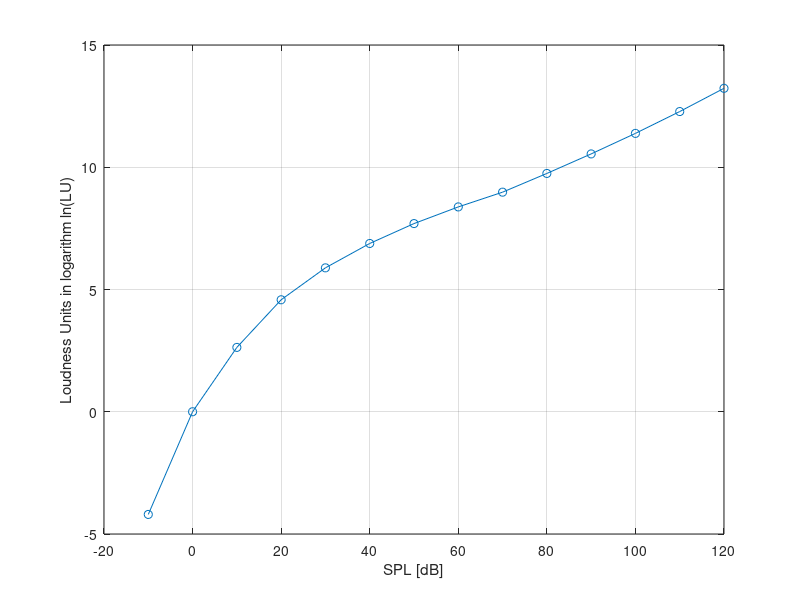

MATLAB code to generate this figure:
function [LU1 SPL1] = spl2lu(SPL1)
% function [LU1 SPL1] = spl2lu(SPL1)
%
% 1. Description:
%       Converts SPL into loudness units LU, according to Fletcher1933
% 
% 2. Additional info:
%       Tested cross-platform: No
%
% 3. Stand-alone example:
%       
% Programmed by Alejandro Osses, HTI, TU/e, the Netherlands, 2014
% Created on    : 05/09/2014
% Last update on: 05/09/2014 % Update this date manually
% Last use on   : 05/09/2014 % Update this date manually
%%%%%%%%%%%%%%%%%%%%%%%%%%%%%%%%%%%%%%%%%%%%%%%%%%%%%%%%%%%%%%%%%%%%%%%%%%%

spl = -10:10:120;
lu = [0.015 1 13.9 97.5 360 975 2200 4350 7950 17100 38000 88000 215000 556000];

if nargin == 0
    SPL1 = spl;
end

LU1 = interp1(spl,lu,SPL1);

if nargout == 0
    figure;
    plot( SPL1,log(LU1) ,'o-');
    grid on
    xlabel('SPL [dB]')
    ylabel('Loudness Units in logarithm ln(LU)')
end

%%%%%%%%%%%%%%%%%%%%%%%%%%%%%%%%%%%%%%%%%%%%%%%%%%%%%%%%%%%%%%%%%%%%%%%%%%%
end
